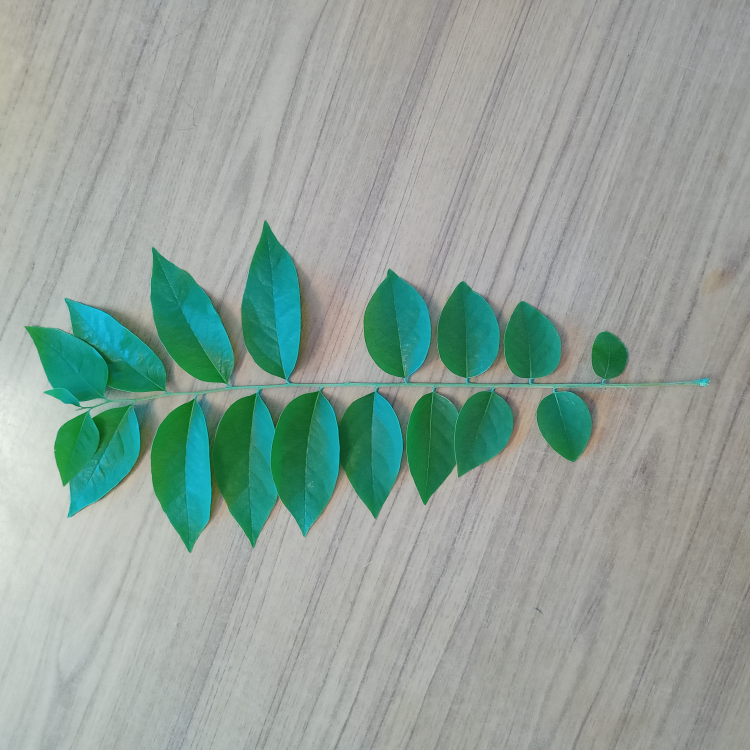
#> input picture DATA_SET/4.jpg, 3000 x 3000 px, found by its file name (shown at 1/4 size)
$ python test2.py
#> lines starting #> are read from the running program, lines starting #| are printed output that depends on the picture; after the words box and inside, x2 and y2 are one past the last pixel; in counts of white or black regions, pixels touching at a corner belong together
import cv2
import numpy as np
import matplotlib.pyplot as plt

reducing_factor = 750

# Step 1: Load the image
image = cv2.imread("./DATA_SET/4.jpg")  # Replace with your image path
#> image is the input picture: shape (3000, 3000, 3); mean B, G, R 154.4, 162.4, 146.2

resized_img = cv2.resize(image, (reducing_factor, reducing_factor))
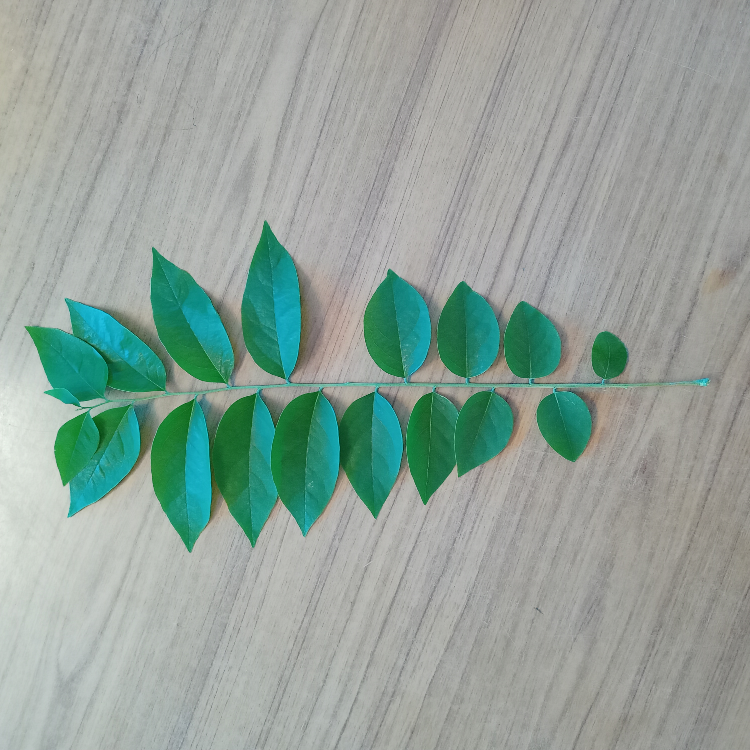
#> resized_img: shape (750, 750, 3); mean B, G, R 154.4, 162.4, 146.2


# Step 2: Convert to HSV color space
resized_img = cv2.cvtColor(resized_img, cv2.COLOR_BGR2RGB)
hsv = cv2.cvtColor(resized_img, cv2.COLOR_RGB2HSV)
#> hsv: shape (750, 750, 3); mean H, S, V 50.6, 37.1, 163.5

# Step 3: Define Green Color Range in HSV
lower_green = np.array([35, 40, 40])  # Lower bound (H: 35, S: 40, V: 40)
upper_green = np.array([85, 255, 255])  # Upper bound (H: 85, S: 255, V: 255)

# Step 4: Create a mask for green color
mask = cv2.inRange(hsv, lower_green, upper_green)
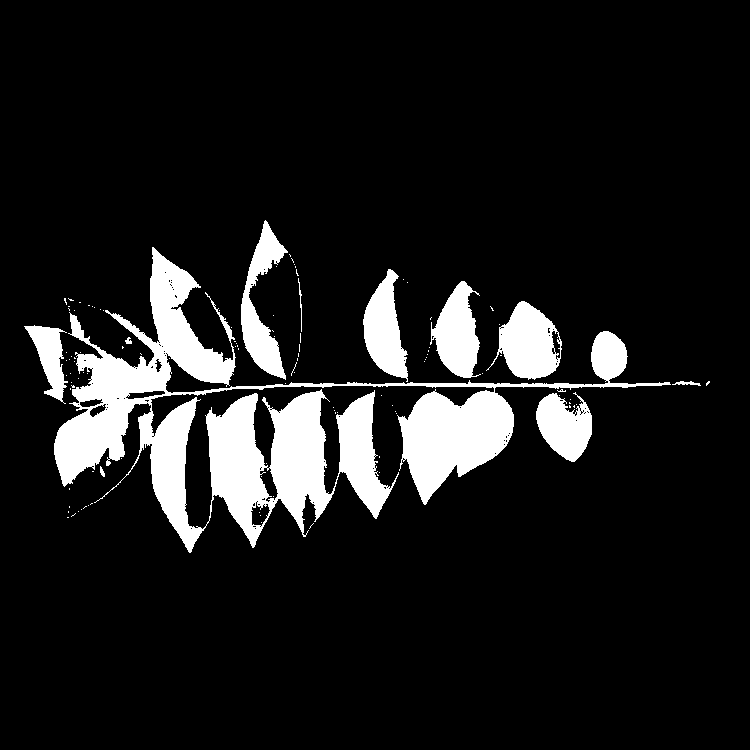
#> mask: shape (750, 750); 11% white; 113 white regions (102 under 20 px), largest, box (x1, y1, x2, y2) and area: (54, 247, 671, 553) 44614, (486, 301, 562, 380) 3438, (241, 220, 288, 380) 3040

# Step 5: Extract the leaf using bitwise AND
result = cv2.bitwise_and(resized_img, resized_img, mask=mask)
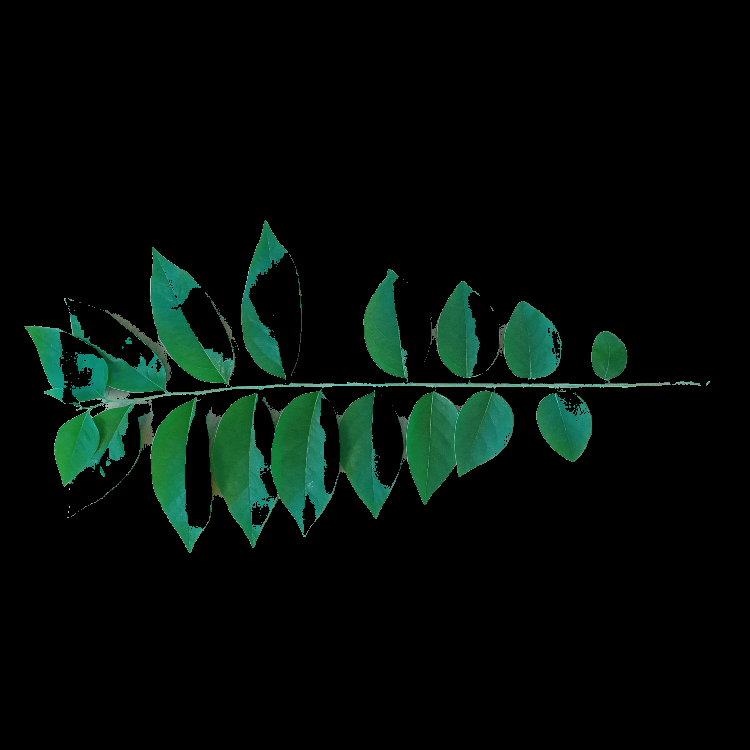
#> result: shape (750, 750, 3); mean R, G, B 4, 13.5, 9.2

# Step 6: Apply Morphological Operations (Optional - for noise removal)
kernel = np.ones((5, 5), np.uint8)
mask_cleaned = cv2.morphologyEx(mask, cv2.MORPH_CLOSE, kernel)
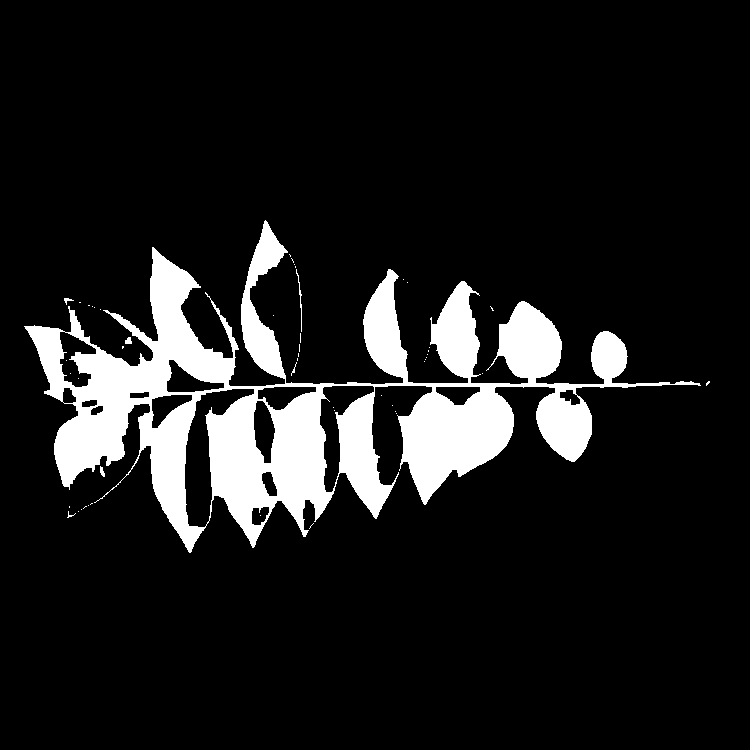
#> mask_cleaned: shape (750, 750); 11.3% white; 50 white regions (44 under 20 px), largest, box (x1, y1, x2, y2) and area: (24, 220, 701, 553) 63478, (296, 269, 302, 332) 77, (125, 337, 132, 344) 38, (100, 466, 105, 477) 34, (64, 298, 74, 305) 29, (291, 362, 297, 376) 20

# [7 lines of commented-out code are left out]

fig, ax = plt.subplots(1, 4, figsize=(10, 10))

ax[0].axis('off')
ax[0].imshow(resized_img)
ax[0].set_title('Original')

ax[1].axis('off')
ax[1].imshow(mask)
ax[1].set_title('Mask')

ax[2].axis('off')
ax[2].imshow(result)
ax[2].set_title('Result')

ax[3].axis('off')
ax[3].imshow(mask_cleaned)
ax[3].set_title('Mask cleaned')

plt.show()

$ run again, with DATA_SET/1.jpg copied over DATA_SET/4.jpg
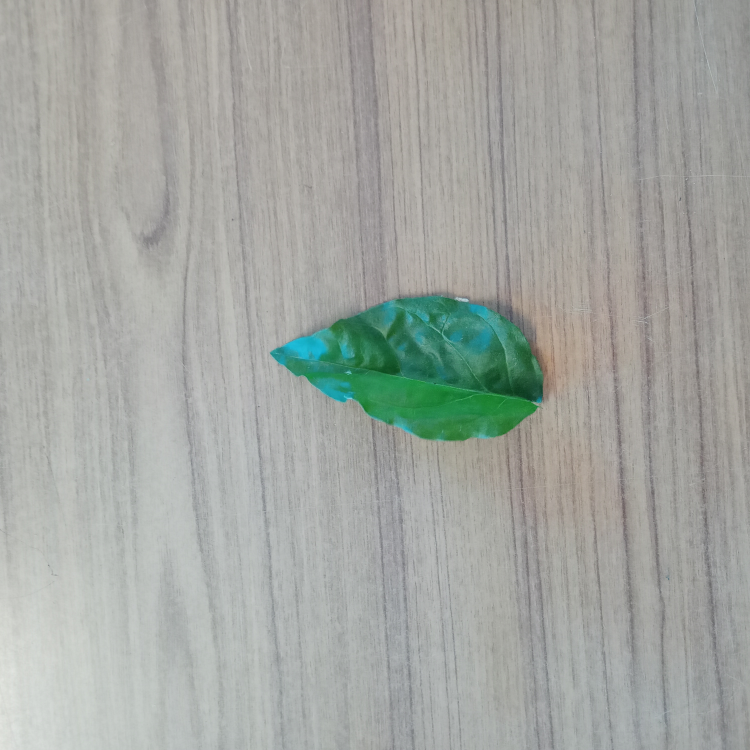
#> input picture DATA_SET/1.jpg, 3000 x 3000 px, found by its file name (shown at 1/4 size)
#> image is the input picture: shape (3000, 3000, 3); mean B, G, R 161.7, 166.7, 163.1
#> hsv: shape (750, 750, 3); mean H, S, V 44.1, 16.8, 168.5
#> `mask = cv2.inRange(hsv, lower_green, upper_green)`:
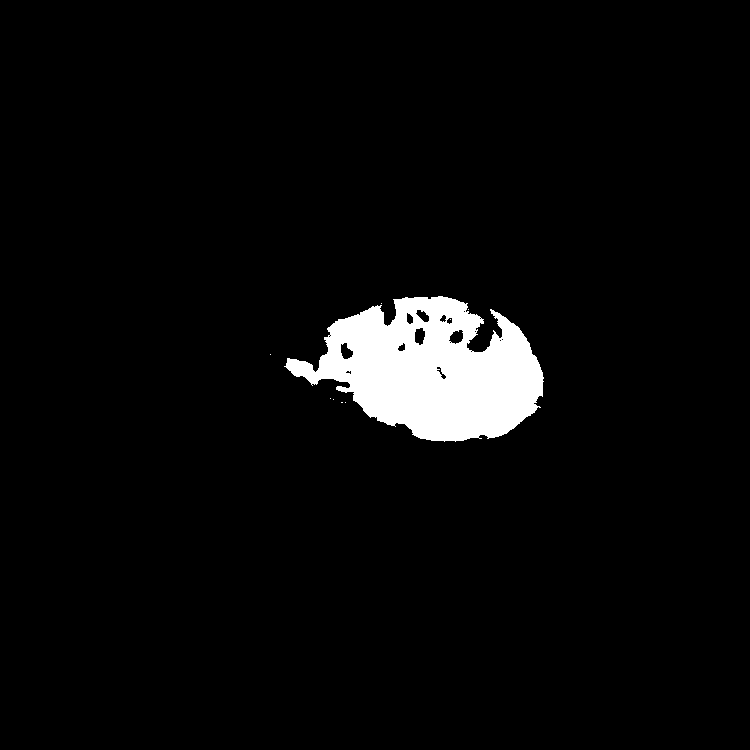
#> mask: shape (750, 750); 4.1% white; 9 white regions (8 under 20 px), largest, box (x1, y1, x2, y2) and area: (284, 296, 544, 442) 22975
#> mask_cleaned: shape (750, 750); 4.1% white; 5 white regions (4 under 20 px), largest, box (x1, y1, x2, y2) and area: (284, 296, 544, 442) 23321
#> `plt.show()`:
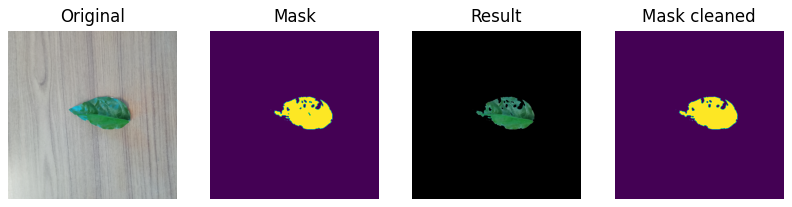
#> figure drawn by matplotlib, 4 panels

$ run again, with DATA_SET/10.jpg copied over DATA_SET/4.jpg
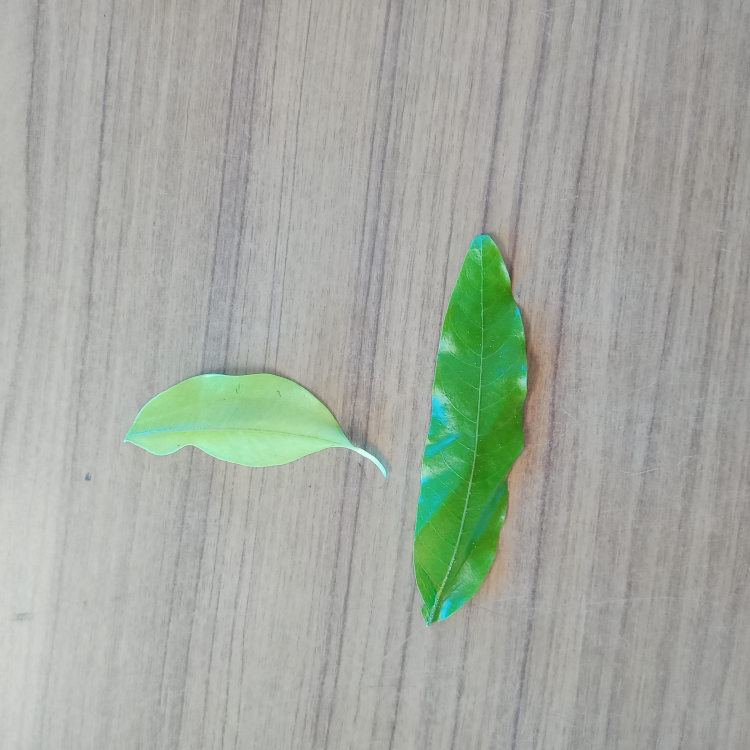
#> input picture DATA_SET/10.jpg, 3000 x 3000 px, found by its file name (shown at 1/4 size)
#> image is the input picture: shape (3000, 3000, 3); mean B, G, R 161.1, 170.2, 163.9
#> hsv: shape (750, 750, 3); mean H, S, V 39.3, 17.4, 171.2
#> `mask = cv2.inRange(hsv, lower_green, upper_green)`:
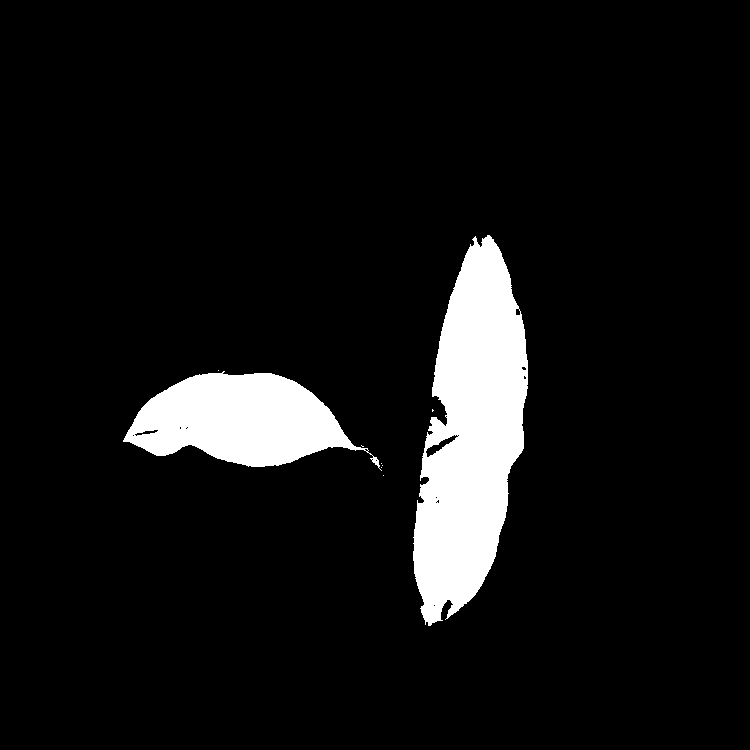
#> mask: shape (750, 750); 7.7% white; 9 white regions (7 under 20 px), largest, box (x1, y1, x2, y2) and area: (413, 235, 528, 626) 28560, (123, 371, 382, 471) 14987
#> mask_cleaned: shape (750, 750); 7.8% white; 4 white regions (2 under 20 px), largest, box (x1, y1, x2, y2) and area: (413, 235, 528, 626) 28840, (123, 370, 383, 471) 15106
#> `plt.show()`:
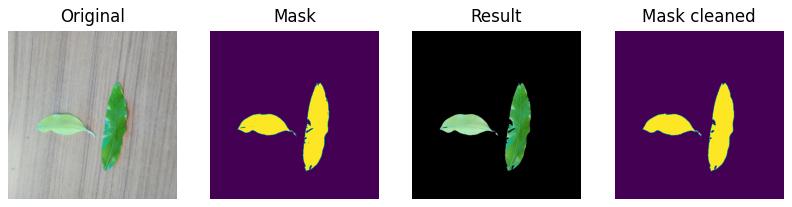
#> figure drawn by matplotlib, 4 panels

$ run again, with DATA_SET/11.jpg copied over DATA_SET/4.jpg
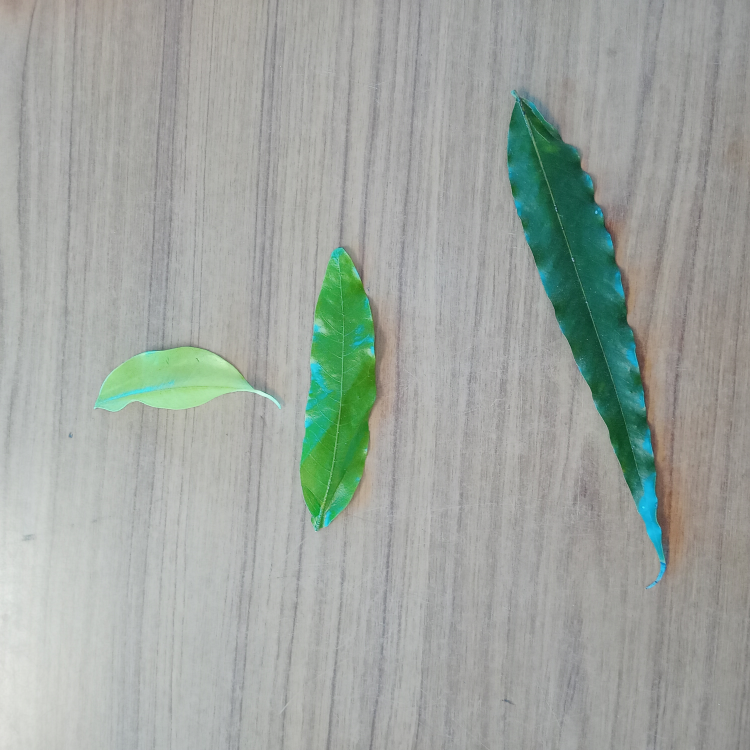
#> input picture DATA_SET/11.jpg, 3000 x 3000 px, found by its file name (shown at 1/4 size)
#> image is the input picture: shape (3000, 3000, 3); mean B, G, R 159.7, 165.7, 159
#> hsv: shape (750, 750, 3); mean H, S, V 47.6, 20.1, 167
#> `mask = cv2.inRange(hsv, lower_green, upper_green)`:
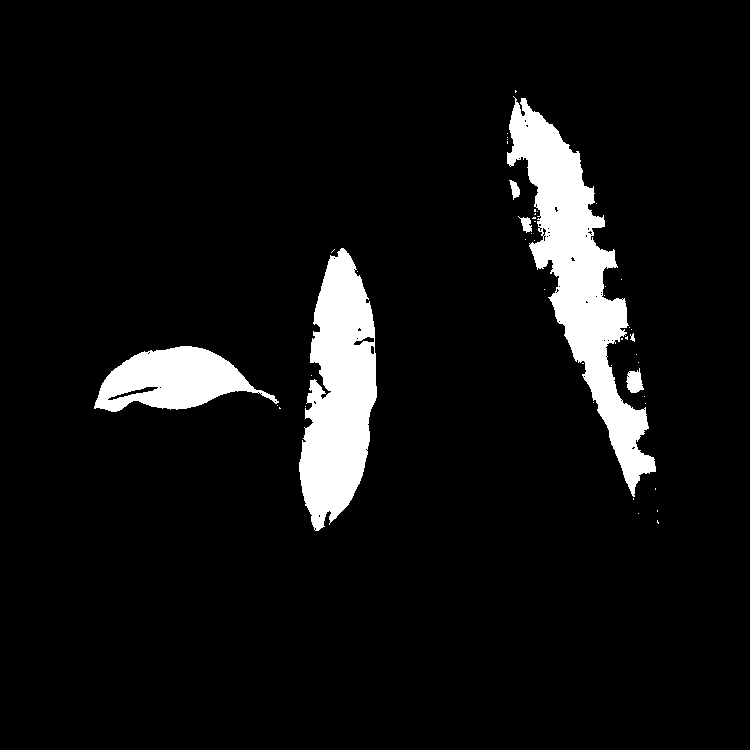
#> mask: shape (750, 750); 7.1% white; 47 white regions (40 under 20 px), largest, box (x1, y1, x2, y2) and area: (507, 96, 656, 497) 17890, (299, 248, 377, 531) 14535, (94, 346, 279, 412) 6905
#> `mask_cleaned = cv2.morphologyEx(mask, cv2.MORPH_CLOSE, kernel)`:
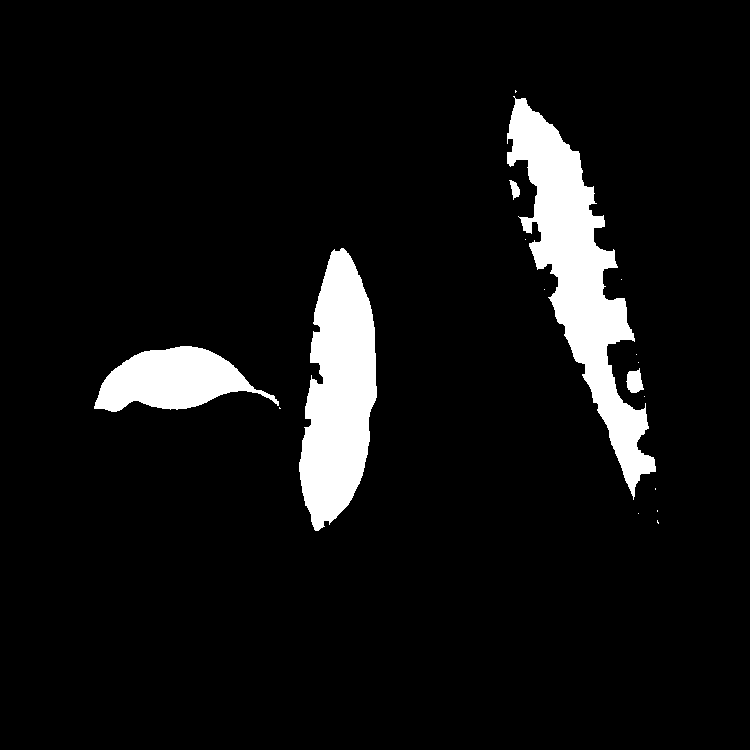
#> mask_cleaned: shape (750, 750); 7.3% white; 17 white regions (12 under 20 px), largest, box (x1, y1, x2, y2) and area: (507, 96, 656, 500) 18644, (299, 248, 377, 531) 14892, (94, 346, 279, 412) 7087, (626, 368, 644, 393) 307, (509, 180, 520, 200) 121
